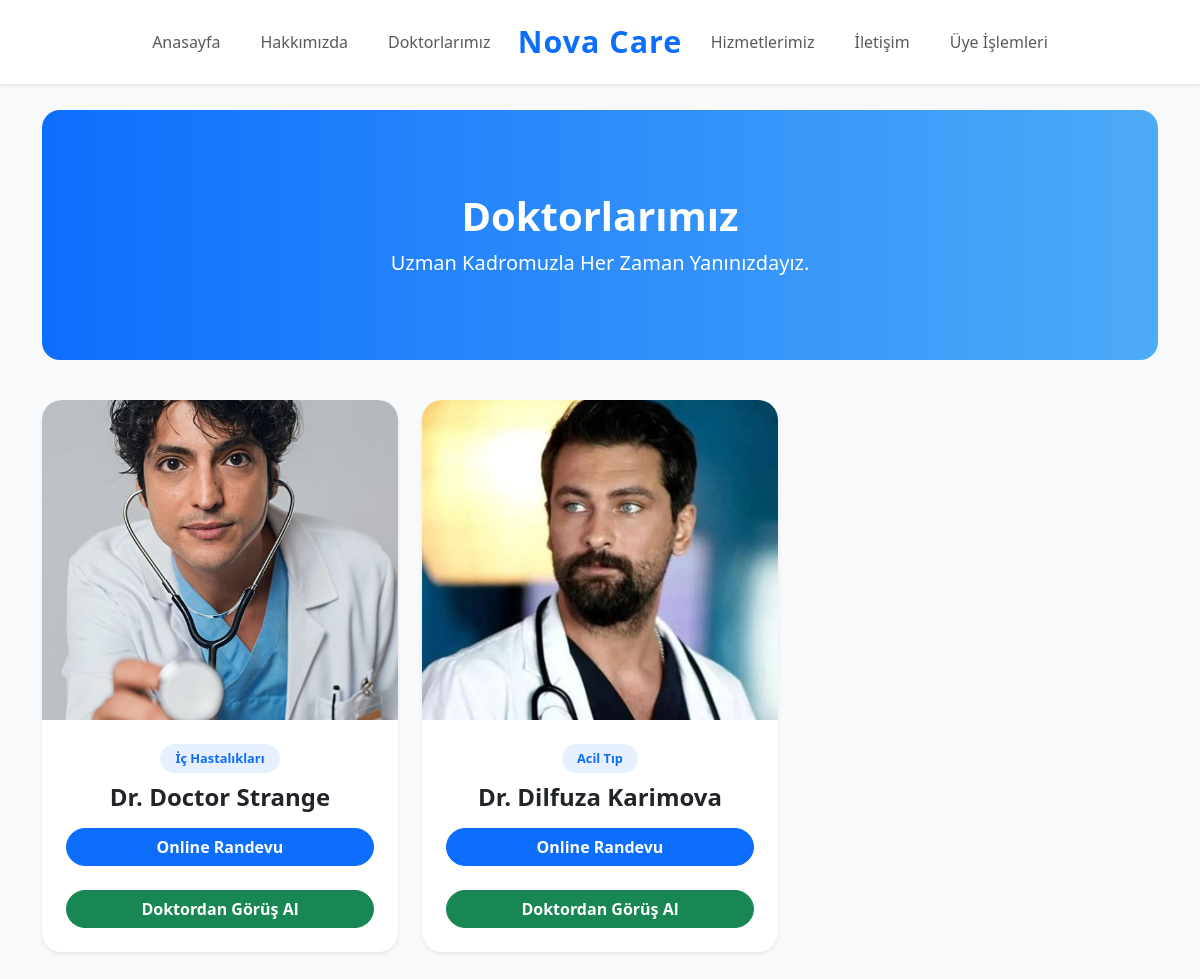
/php/doktorlar.php, run on the app's committed database.
### tables this page shows
CREATE TABLE IF NOT EXISTS `doctor` (  
	`id`			INT NOT NULL PRIMARY KEY AUTO_INCREMENT,  
	`name`			VARCHAR(50) NOT NULL,  
	`specialization`	INT NOT NULL,
	`description`	VARCHAR(200) NULL,
	`phone`			VARCHAR(50) NULL,
	`profilephoto`	VARCHAR(200) NULL,
	`status`		TINYINT NOT NULL,
	`createdtime`	TIMESTAMP NOT NULL DEFAULT CURRENT_TIMESTAMP(),  
	UNIQUE (`name`)  
);

CREATE TABLE IF NOT EXISTS `specialization` (
	`id`			INT NOT NULL PRIMARY KEY AUTO_INCREMENT,
	`specialization`	VARCHAR(50) NOT NULL,	
	`description`	VARCHAR(200) NULL,
	`status`		TINYINT NOT NULL,
	`createdtime`	TIMESTAMP NOT NULL DEFAULT CURRENT_TIMESTAMP(),
	UNIQUE (`specialization`)
);

### php/doktorlar.php (the view, shortened to what this page needs)
<?PHP require_once("inc_config.php"); ?>
<!doctype html>
<html lang="tr">
<head>
  <link href="https://cdn.jsdelivr.net/npm/bootstrap@5.3.3/dist/css/bootstrap.min.css" rel="stylesheet">
</head>
<body>
<?PHP if(file_exists('inc_header.php')) { include('inc_header.php'); } ?>
<div class="container">
  <div class="hero text-center">
    <h1 class="fw-bold m-0">Doktorlarımız</h1>
    <p class="lead m-0 mt-2">Uzman Kadromuzla Her Zaman Yanınızdayız.</p>
  </div>
</div>
<div class="container">
  <div class="row g-4 mb-5">
    <?PHP
    $hastane_resimleri = [];
    if (is_dir("Hastaneresim")) {
        $dir = opendir("Hastaneresim");
        while (($file = readdir($dir)) !== false) {
            $ext = strtolower(pathinfo($file, PATHINFO_EXTENSION));
            if (in_array($ext, ['jpg', 'jpeg', 'png', 'webp'])) {
                $hastane_resimleri[] = "Hastaneresim/" . $file;
            }
        }
    }
    sort($hastane_resimleri);
    $resim_sayisi = count($hastane_resimleri);
    $query = "SELECT d.*, s.specialization as uzmanlik
                FROM doctor d
                LEFT JOIN specialization s ON d.specialization = s.id
                WHERE d.status = 1
                ORDER BY d.id DESC limit 6";
    $sorgu = $mysqli->query($query);
    $i = 0;
    while($row = $sorgu->fetch_assoc()){
        if ($resim_sayisi > 0) {
            $resim_yolu = $hastane_resimleri[$i % $resim_sayisi];
        } else {
            $resim_yolu = "https://via.placeholder.com/400x500";
        }
        $i++;
    ?>
    <div class="col-lg-4 col-md-6 text-center">
      <div class="card doctor-card shadow-sm">
        <div class="doctor-img"><img src="<?=$resim_yolu;?>"></div>
        <div class="card-body p-4">
          <span class="spec-badge"><?=htmlspecialchars($row['uzmanlik']);?></span>
          <h4 class="fw-bold mb-3">Dr. <?=htmlspecialchars($row['name']);?></h4>
          <?PHP if(isset($_SESSION['patient'])){ ?>
          <div class="d-grid"><a href="hesabim.php?klinik=<?=$row['specialization'];?>&doktor=<?=$row['id'];?>" target="_blank" class="btn btn-primary rounded-pill fw-bold">Online Randevu</a></div>
          <br>
          <div class="d-grid"><a href="gorusal.php?klinik=<?=$row['specialization'];?>&doktor=<?=$row['id'];?>" target="_blank" class="btn btn-success rounded-pill fw-bold">Doktordan Görüş Al</a></div>
          <?PHP }else{ ?>
          <div class="d-grid"><a href="#" data-bs-toggle="modal" data-bs-target="#staticBackdrop" class="btn btn-primary rounded-pill fw-bold">Online Randevu</a></div>
          <br>
          <div class="d-grid"><a href="#" data-bs-toggle="modal" data-bs-target="#staticBackdrop" class="btn btn-success rounded-pill fw-bold">Doktordan Görüş Al</a></div>
          <?PHP } ?>
        </div>
      </div>
    </div>
    <?PHP } ?>
  </div>
</div>
</body>
</html>

### php/doktorlar.php (style rules this page uses)
body { padding-top: 110px; background-color: #f8f9fa; }
.hero { background: linear-gradient(90deg, #0d6efd, #4dabf7); color: white; height: 250px; border-radius: 18px; margin-bottom: 40px; display: flex; flex-direction: column; justify-content: center; align-items: center; padding: 0 20px; box-sizing: border-box; }
.doctor-card { border: none; border-radius: 20px; overflow: hidden; background: #fff; height: 100%; transition: 0.3s; }
.doctor-img { height: 320px; overflow: hidden; }
.doctor-img img { width: 100%; height: 100%; object-fit: cover; }
.spec-badge { background: rgba(13, 110, 253, 0.1); color: #0d6efd; padding: 5px 15px; border-radius: 50px; font-size: 0.8rem; font-weight: 700; display: inline-block; margin-bottom: 10px; }

### data on the page
doctor: shows a picture, specialization.specialization "İç Hastalıkları", name "Doctor Strange"
doctor: shows a picture, specialization.specialization "Acil Tıp", name "Dilfuza Karimova"
